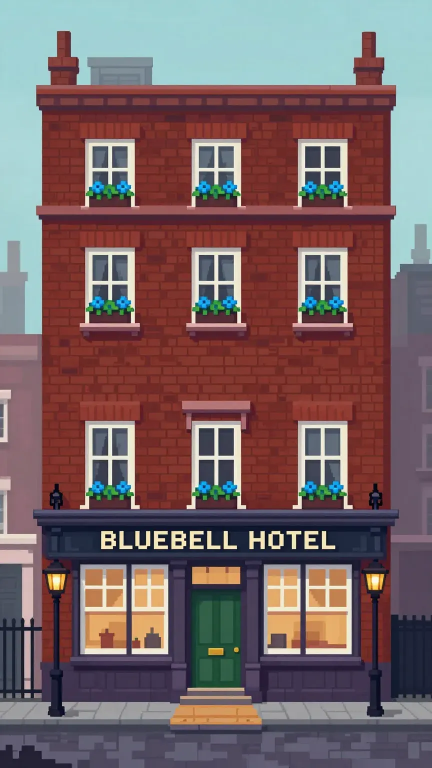
#> input picture pixel-pilot/ep01_room13/art_src/facade_gen.webp, 864 x 1536 px (shown at 1/2 size)
$ python room13_art.py
#> lines starting #> are read from the running program, lines starting #| are printed output that depends on the picture
### pixel-pilot/case01/case_art.py
"""Case 01 art: turn the generated images into true pixel art on a fixed grid and draw
the close-up props (clock at 9:45, the will, rain, magnifier) in code.

Scenes (study, hall) become 216x384 art pixels (shown at 5x = 1080x1920).
Portraits become 128x128 with the backdrop removed.
Writes case01/art/*.png at 1x; the renderer scales with nearest neighbour.
"""
import pathlib
import numpy as np
from PIL import Image, ImageDraw

HERE = pathlib.Path(__file__).resolve().parent
SRC, OUT = HERE / "art_src", HERE / "art"
K = (18, 14, 16)


def mode_down(im, block, colours=64):
    """Each block x block square becomes its most common colour (palette-quantised first)."""
    q = im.convert("RGB").quantize(colours, method=Image.Quantize.MEDIANCUT, dither=Image.Dither.NONE)
    pal = np.array(q.getpalette()[: colours * 3]).reshape(-1, 3)
    idx = np.array(q)
    h, w = idx.shape
    gh, gw = h // block, w // block
    b = idx[: gh * block, : gw * block].reshape(gh, block, gw, block).transpose(0, 2, 1, 3).reshape(gh, gw, -1)
    out = np.zeros((gh, gw), np.int64)
    for y in range(gh):
        for x in range(gw):
            v, c = np.unique(b[y, x], return_counts=True)
            out[y, x] = v[np.argmax(c)]
    return Image.fromarray(pal[out].astype(np.uint8), "RGB")


# [4 lines left out: function scene, not called in this run]


def portrait(name):
    src = Image.open(SRC / f"{name}.webp").convert("RGB")
    im = mode_down(src, 8, 32).convert("RGBA")
    a = np.array(im)
    bg = a[2, 2, :3].astype(int)
    # flood the flat backdrop from the border
    h, w = a.shape[:2]
    seen = np.zeros((h, w), bool)
    stack = [(x, y) for x in range(w) for y in (0, h - 1)] + [(x, y) for y in range(h) for x in (0, w - 1)]
    while stack:
        x, y = stack.pop()
        if not (0 <= x < w and 0 <= y < h) or seen[y, x]:
            continue
        if np.abs(a[y, x, :3].astype(int) - bg).sum() > 40:
            continue
        seen[y, x] = True
        stack += [(x + 1, y), (x - 1, y), (x, y + 1), (x, y - 1)]
    a[seen] = 0
    Image.fromarray(a, "RGBA").save(OUT / f"{name}.png")


# [70 lines left out: functions clock_closeup, will_doc, magnifier, ink_hand, hair_strand, not called in this run]


# [11 lines that do not run on import are left out]

### pixel-pilot/ep01_room13/room13_art.py
"""Art for Ep1 《消失的13号房》. Generated sources in art_src/ are edited where a clue needs an exact
count (five windows per floor), then pixelised to the 216x384 grid like case01/case_art.py.

python3 room13_art.py   -> art/*.png
"""
import pathlib, sys
import numpy as np
from PIL import Image

HERE = pathlib.Path(__file__).resolve().parent
sys.path.insert(0, str(HERE.parent / "case01"))
import case_art   # noqa: E402
from case_art import mode_down   # noqa: E402

SRC, OUT = HERE / "art_src", HERE / "art"

# facade_gen.webp has three windows per floor; the clue needs five identical ones.
# Each floor: (y0, y1) rows covering lintel to flower box, and the source tile's x range.
FLOORS = [(244, 418), (462, 674), (788, 1020)]
TILE_X = (160, 282)
WALL = (85, 780)
BRICK_X = (284, 360)          # a strip of plain brick between two windows, same rows
WIN_LOW = 2                   # 二楼: the row just above the shop front (rooms 11-15)
CURTAIN = (52, 44, 70)


def five_windows(src):
    a = np.array(src.convert("RGB"))
#> a is the input picture: shape (1536, 864, 3); mean R, G, B 119.3, 99, 100.6
    tw = TILE_X[1] - TILE_X[0]
    step = (WALL[1] - WALL[0]) / 5
    for fi, (y0, y1) in enumerate(FLOORS):
        tile = a[y0:y1, TILE_X[0]:TILE_X[1]].copy()
        brick = a[y0:y1, BRICK_X[0]:BRICK_X[1]]
        bw = brick.shape[1]
        for x in range(WALL[0], WALL[1]):              # wipe the row back to plain brick
            a[y0:y1, x] = brick[:, (x - WALL[0]) % bw]
        for i in range(5):
            cx = WALL[0] + step * (i + 0.5)
            x0 = int(round(cx - tw / 2))
            a[y0:y1, x0:x0 + tw] = tile
            if fi == WIN_LOW and i == 2:               # room 13: curtains drawn tight
                gy0, gy1, gx0, gx1 = 856 - y0, 966 - y0, 177 - TILE_X[0], 263 - TILE_X[0]
                glass = a[y0 + gy0:y0 + gy1, x0 + gx0:x0 + gx1]
                frame = glass.min(2) > 195                 # keep the white glazing bars
                cur = np.zeros_like(glass)
                cur[:] = CURTAIN
                cur[:, ::10] = (36, 30, 52)                # folds
                cur[:, 5::10] = (66, 56, 86)
                glass[~frame] = cur[~frame]
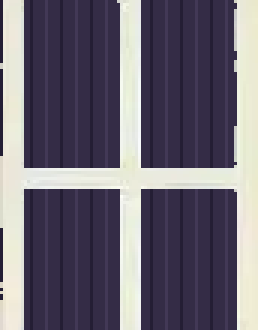
#> glass: shape (110, 86, 3) (shown 3 times larger); mean R, G, B 106.3, 100.9, 114.5
    return Image.fromarray(a)


def facade():
    im = five_windows(Image.open(SRC / "facade_gen.webp"))
    im.save(SRC / "facade_five.png")
    px = mode_down(im, 4, 96)
#> in mode_down, `pal = np.array(q.getpalette()[: colours * 3]).reshape(-1, 3)`: pal = 96 rows, first 8: [241, 239, 227], [241, 236, 209], [242, 230, 205], [234, 235, 217], [227, 236, 219], [228, 227, 212], [172, 216, 218], [220, 201, 186]
    px.save(OUT / "facade.png")
    return px


# ------------------------------------------------------------------ corridor (二楼, flat elevation)
# corridor_gen.webp: one door, striped wallpaper (period 63 px), dado rail at y~590, wainscot below.
WALL_SLICE = (960, 960 + 63 * 8)
DOOR_BOX = (626, 238, 958, 806)
LAMP_BOX = (488, 236, 580, 412)
PERIOD = 63
BAY = 470
ROOMS = ["11", "12", None, "14", "15"]       # None: room 13, hidden behind a papered panel
STRIP_W = BAY * len(ROOMS) + 160
PANEL = (BAY * 2 + 80 + (BAY - (DOOR_BOX[2] - DOOR_BOX[0])) // 2 - 10, None)


def corridor_src():
    a = np.array(Image.open(SRC / "corridor_gen.webp").convert("RGB"))
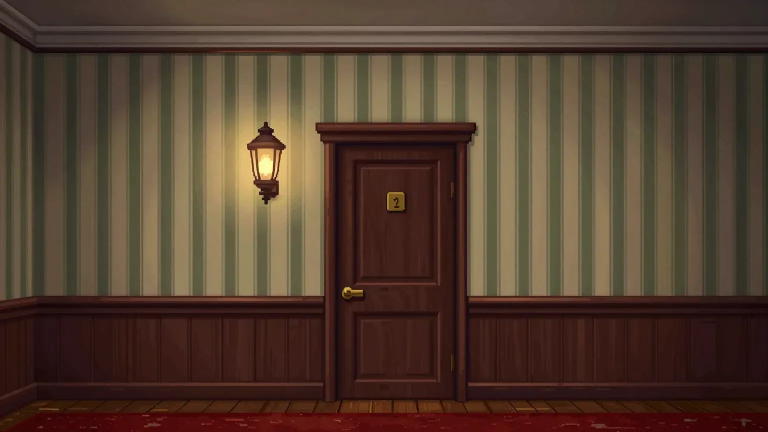
#> input picture pixel-pilot/ep01_room13/art_src/corridor_gen.webp, 1536 x 864 px (shown at 1/2 size)
#> a is the input picture: shape (864, 1536, 3); mean R, G, B 82.8, 61.9, 46.9
    h = a.shape[0]
#> h = 864
    wall = a[:, WALL_SLICE[0]:WALL_SLICE[1]].astype(float)
    # flatten the lamp's falloff so the slice tiles without bands: divide out a column profile
    # smoothed over two stripe periods, separately above and below the dado rail
    for r0, r1 in ((0, 104), (104, 590), (590, 800), (800, h)):
        prof = wall[r0:r1].mean((0, 2))
        k = np.ones(PERIOD * 2) / (PERIOD * 2)
        sm = np.convolve(np.pad(prof, PERIOD, mode="wrap"), k, mode="same")[PERIOD:-PERIOD]
        wall[r0:r1] *= (sm.mean() / sm)[None, :, None]
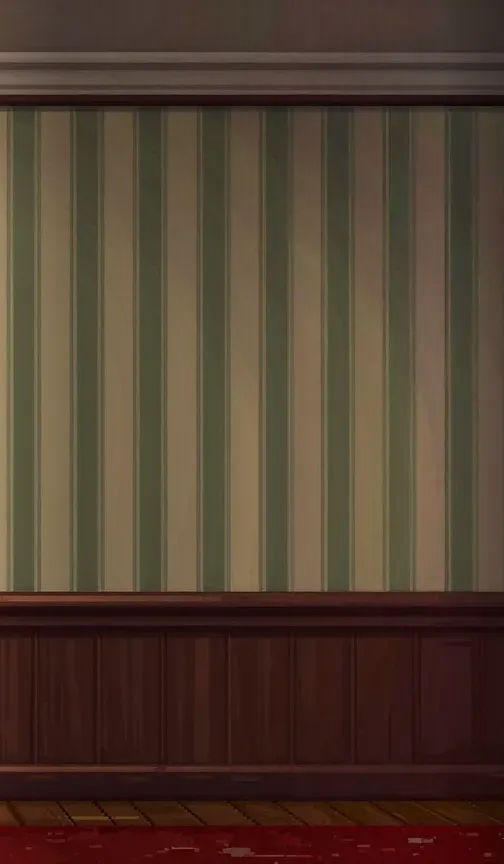
#> wall: shape (864, 504, 3) float64; mean R, G, B 82.3, 63.7, 49
    # one perfectly periodic stripe: the average of the eight periods in the slice
    wall = wall[:, :PERIOD * 8].reshape(h, 8, PERIOD, 3).mean(1)
#> wall: shape (864, 63, 3) float64
    wall = np.clip(wall, 0, 255).astype(np.uint8)
    out = np.zeros((h, STRIP_W, 3), np.uint8)
    for x in range(STRIP_W):
        out[:, x] = wall[:, x % wall.shape[1]]
#> out: shape (864, 2510, 3)
    door = a[DOOR_BOX[1]:DOOR_BOX[3], DOOR_BOX[0]:DOOR_BOX[2]]
    dw = door.shape[1]
#> dw = 332
    doors = {}
    for i, room in enumerate(ROOMS):
        x0 = 80 + i * BAY + (BAY - dw) // 2
        if room is None:
            # the false wall: same paper, hung half a stripe off, and the dado/wainscot
            # dropped a few pixels so the rail and the skirting don't meet their neighbours
            px0, px1 = x0 - 6, x0 + dw + 6
            sh = PERIOD // 2
            for x in range(px0, px1):
                out[:590, x] = wall[:590, (x + sh) % wall.shape[1]]
                out[590:806, x] = wall[586:802, (x + 17) % wall.shape[1]]
            out[806:812, px0:px1] = wall[812:818, 0:1]          # carpet edge shows through the gap
            doors["13"] = (px0, px1)
        else:
            out[DOOR_BOX[1]:DOOR_BOX[3], x0:x0 + dw] = door
            doors[room] = (x0, x0 + dw)
#> after the loop, doors = {'11': (149, 481), '12': (619, 951), '13': (1083, 1427), '14': (1559, 1891), '15': (2029, 2361)}
    return Image.fromarray(out), doors


def corridor():
    im, doors = corridor_src()
    im.save(SRC / "corridor_strip.png")
    px = mode_down(im, 4, 96)
#> in mode_down (call 2), `pal = np.array(q.getpalette()[: colours * 3]).reshape(-1, 3)`: pal = 96 rows, first 8: [161, 139, 99], [141, 122, 88], [130, 110, 82], [125, 109, 81], [128, 107, 80], [125, 106, 80], [124, 104, 80], [122, 102, 76]
    # brass plates: blank them, then stamp the room number in a 3x5 pixel font (art pixels)
    a = np.array(px)
    for room, (x0, x1) in doors.items():
        if room == "13":
            continue
        cx = (x0 + x1) // 8
        py = 384 // 4 + 2
        a[py - 1:py + 7, cx - 5:cx + 5] = (196, 150, 64)
        a[py - 1, cx - 5:cx + 5] = (236, 196, 100)
        a[py + 6, cx - 5:cx + 5] = (120, 84, 30)
        x = cx - 4
        for ch in room:
            for r, bits in enumerate(DIGITS[ch]):
                for c, b in enumerate(bits):
                    if b == "1":
                        a[py + r, x + c] = (40, 24, 12)
            x += 4
#> this loop made 5 passes
#> (room, x0, x1, cx) on passes 1, 2, 4, 5: ('11', 149, 481, 78), ('12', 619, 951, 196), ('14', 1559, 1891, 431), ('15', 2029, 2361, 548)
#> (room, x0, x1) on pass 3: ('13', 1083, 1427)
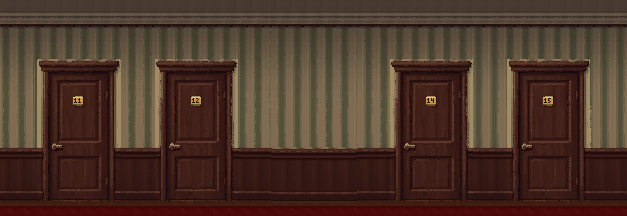
#> a: shape (216, 627, 3); mean R, G, B 77.1, 54.1, 41.9
    px = Image.fromarray(a)
    px.save(OUT / "corridor.png")
    return px, {k: (v[0] // 4, v[1] // 4) for k, v in doors.items()}


# ------------------------------------------------------------------ lobby + key board
BOARD_IN = (228, 456, 602, 706)     # inside of the generated key board (source px)
BOARD_BACK = (52, 24, 20)
BRASS, BRASS_HI, BRASS_LO = (196, 150, 64), (236, 196, 100), (120, 84, 30)
KEYS = ["11", "12", None, "14", "15"]   # None: the hook whose 13 plate was unscrewed


def lobby():
    a = np.array(Image.open(SRC / "lobby_gen.webp").convert("RGB"))
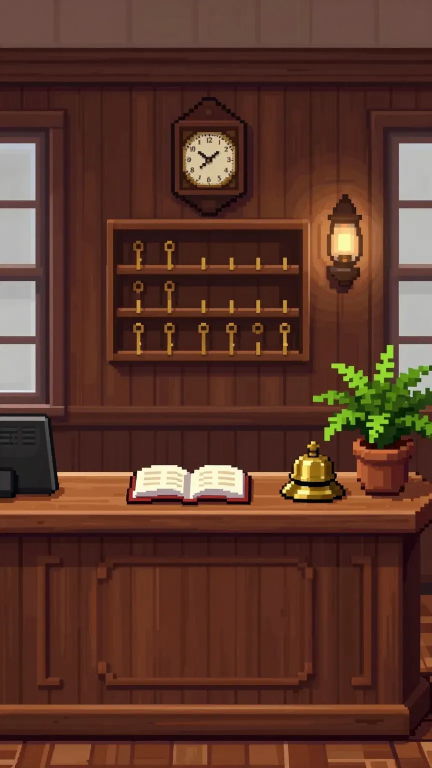
#> input picture pixel-pilot/ep01_room13/art_src/lobby_gen.webp, 864 x 1536 px (shown at 1/2 size)
#> a is the input picture: shape (1536, 864, 3); mean R, G, B 91.5, 54.9, 42.1
    a[820:1000, 0:122] = a[820:1000, 130:252]           # the generator put a modern box on the counter
    a[BOARD_IN[1]:BOARD_IN[3], BOARD_IN[0]:BOARD_IN[2]] = BOARD_BACK
    px = mode_down(Image.fromarray(a), 4, 96)
#> call 3 of mode_down, with block = 4, colours = 96
#> in mode_down (call 3), `pal = np.array(q.getpalette()[: colours * 3]).reshape(-1, 3)`: pal = 96 rows, first 8: [246, 237, 194], [208, 195, 170], [172, 198, 138], [188, 189, 185], [200, 185, 168], [186, 186, 184], [175, 180, 167], [194, 141, 104]
#> after the loop in mode_down (call 3), `for y in range(gh):`:
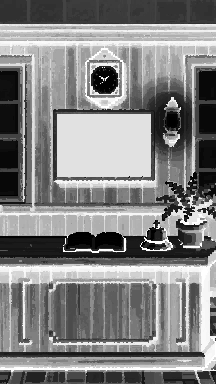
#> out: shape (384, 216) int64; min 0, max 95, mean 48.9; drawn with min black and max white
    q = np.array(px)
    x0, y0, x1, y1 = (v // 4 for v in BOARD_IN)
    q[y0:y1, x0:x1] = BOARD_BACK
    q[y0 + 20, x0 + 2:x1 - 2] = (88, 48, 32)              # rail the hooks hang from
#> q: shape (384, 216, 3)
    q[y0 + 21, x0 + 2:x1 - 2] = (34, 16, 12)
#> q: shape (384, 216, 3); mean R, G, B 92.4, 55, 43.2
    step = (x1 - x0) / 5
    for i, room in enumerate(KEYS):
        cx = int(x0 + step * (i + 0.5))
        py = y0 + 8
        if room is None:                                   # pale square where the plate was, two nail holes
            q[py - 1:py + 7, cx - 5:cx + 5] = (92, 58, 44)
            q[py, cx - 4] = q[py + 5, cx + 4] = (24, 12, 10)
        else:
            q[py - 1:py + 7, cx - 5:cx + 5] = BRASS
            q[py - 1, cx - 5:cx + 5] = BRASS_HI
            q[py + 6, cx - 5:cx + 5] = BRASS_LO
            x = cx - 4
            for ch in room:
                for r, bits in enumerate(DIGITS[ch]):
                    for c, b in enumerate(bits):
                        if b == "1":
                            q[py + r, x + c] = (40, 24, 12)
                x += 4
        q[y0 + 19:y0 + 23, cx] = BRASS_HI                   # the hook
        q[y0 + 23, cx:cx + 2] = BRASS
        if room is not None:                               # key: ring, shank, bit
            ky = y0 + 24
            q[ky:ky + 4, cx - 1:cx + 2] = BRASS
            q[ky + 1:ky + 3, cx] = BOARD_BACK
            q[ky + 4:ky + 14, cx] = BRASS
            q[ky + 4:ky + 14, cx + 1] = BRASS_LO
            q[ky + 11:ky + 14, cx + 2:cx + 4] = BRASS
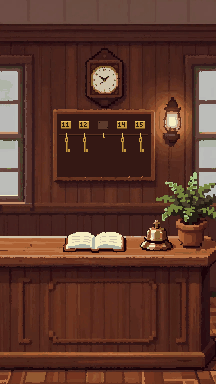
#> q: shape (384, 216, 3); mean R, G, B 93.2, 55.7, 43.4
    px = Image.fromarray(q)
    px.save(OUT / "lobby.png")
    return px


DIGITS = {
    "1": ["010", "110", "010", "010", "111"],
    "2": ["110", "001", "010", "100", "111"],
    "3": ["110", "001", "010", "001", "110"],
    "4": ["101", "101", "111", "001", "001"],
    "5": ["111", "100", "110", "001", "110"],
}


# ------------------------------------------------------------------ portraits (same treatment as case01)
PEOPLE = ("manager", "porter", "maid", "ada", "thomas")
PASTE = (206, 200, 186)        # dried wallpaper paste on the porter's right cuff


def portraits():
    case_art.SRC, case_art.OUT = SRC, OUT
    for n in PEOPLE:
        case_art.portrait(n)
    # the porter's cuff: a greyish-white smear, drawn, never labelled
    im = Image.open(OUT / "porter.png").convert("RGBA")
    a = np.array(im)
    for x, y in ((32, 103), (33, 103), (34, 103), (31, 104), (32, 104), (33, 104), (34, 104), (35, 104), (32, 105), (33, 105), (34, 105)):
        a[y, x] = (*PASTE, 255)
    Image.fromarray(a, "RGBA").save(OUT / "porter.png")


if __name__ == "__main__":
    OUT.mkdir(exist_ok=True)
    facade()
    print(corridor()[1])
    lobby()
#> (the run stopped early here; a loop or call above may not have finished)
